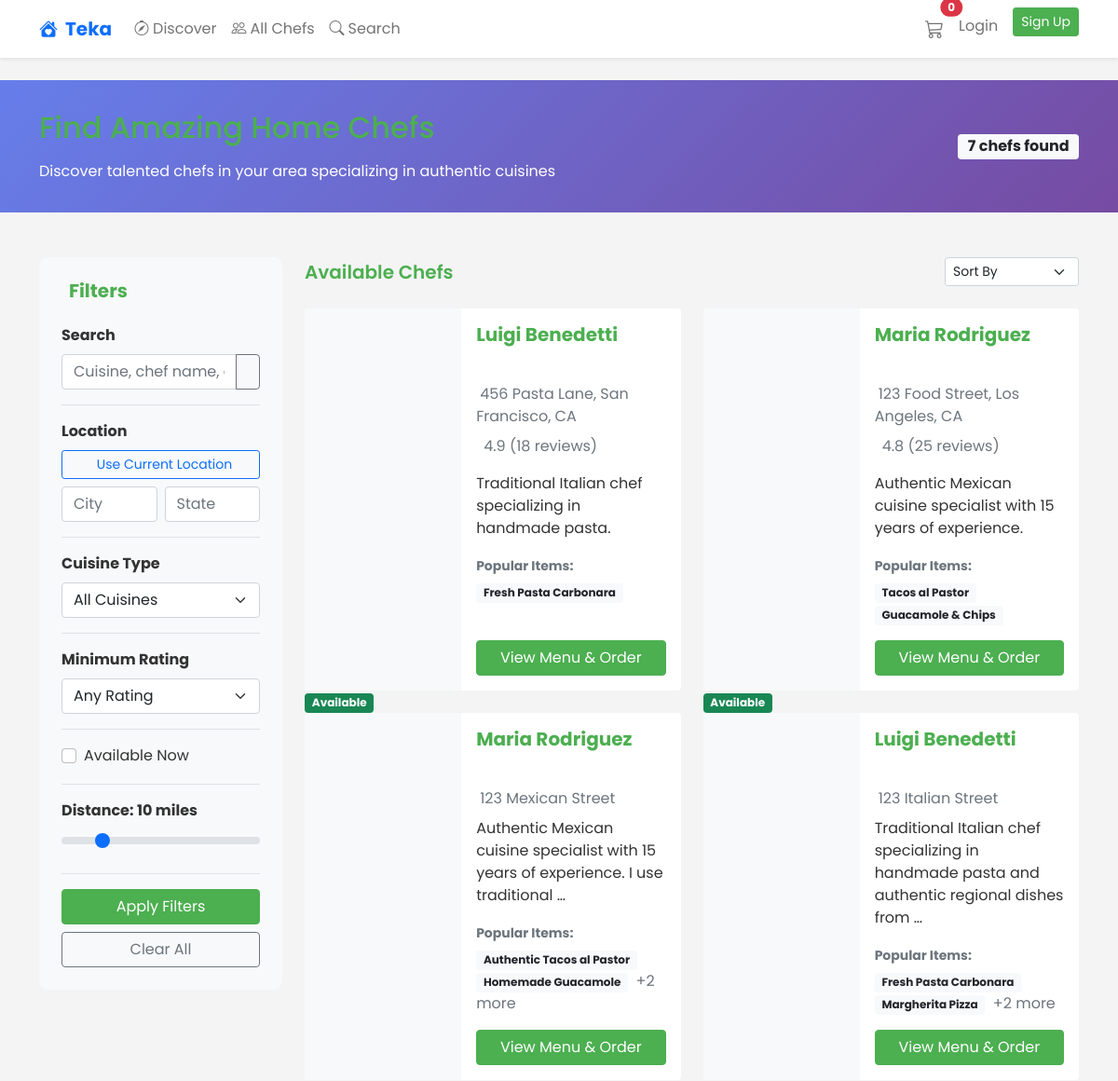
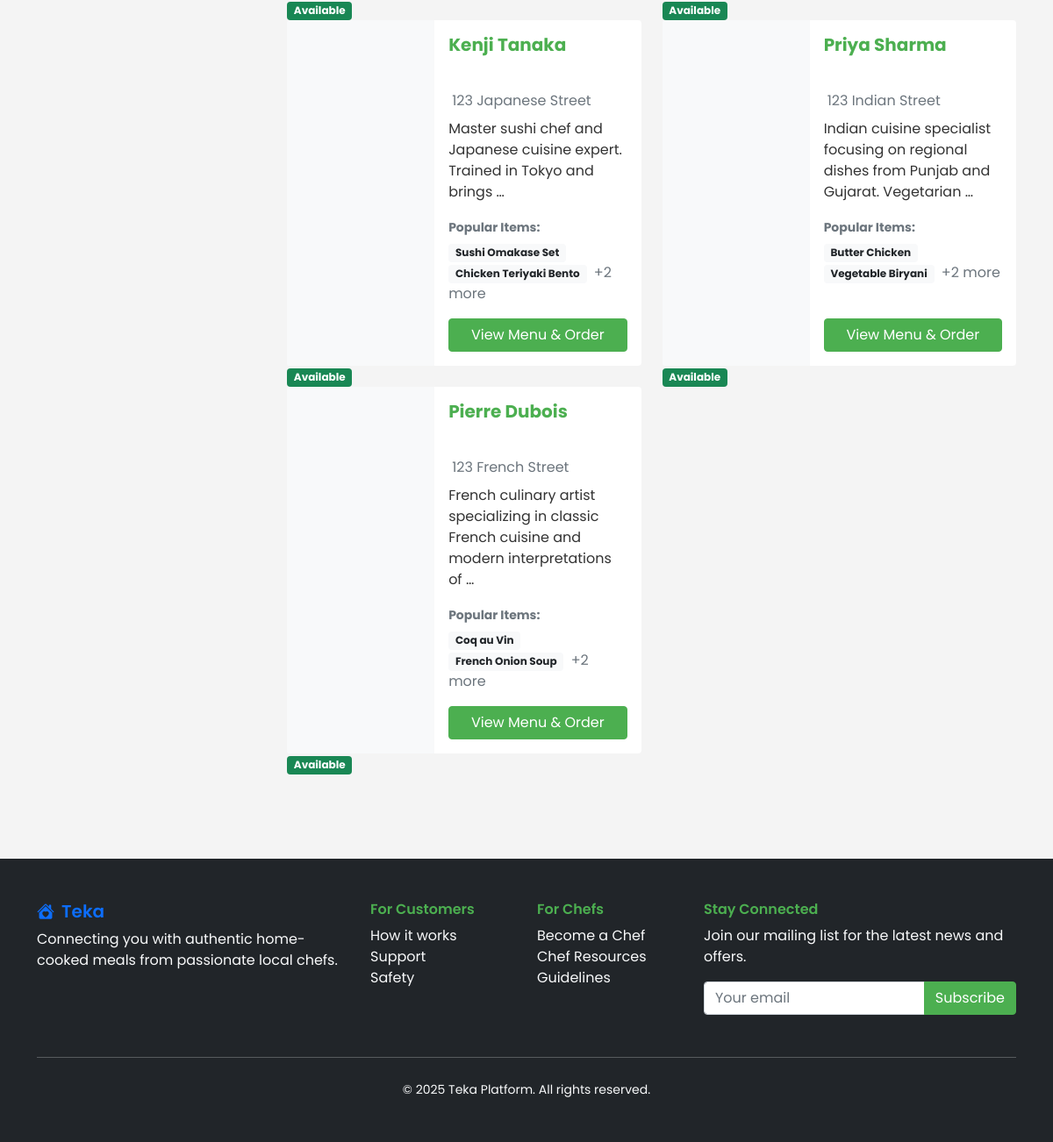
Screenshot of /chefs/ with the database file from the repository (2 pictures, top to bottom).
### core/models.py (models this page shows, shortened)
class ChefProfile(models.Model):
    user = models.OneToOneField(User, on_delete=models.CASCADE, related_name='chef_profile')
    bio = models.TextField(help_text="Chef's personal story and background")
    profile_picture = models.ImageField(upload_to='chef_profiles/', blank=True, null=True)
    header_image = models.ImageField(upload_to='chef_headers/', blank=True, null=True)
    latitude = models.FloatField(help_text="Chef's latitude coordinate")
    longitude = models.FloatField(help_text="Chef's longitude coordinate")
    address = models.CharField(max_length=255)
    instagram_url = models.URLField(blank=True, null=True)
    facebook_url = models.URLField(blank=True, null=True)
    tiktok_url = models.URLField(blank=True, null=True)
    instagram_embed_code = models.TextField(
        blank=True,
        null=True,
        help_text="Instagram embed iframe code for profile integration"
    )
    is_available = models.BooleanField(default=True, help_text="Currently accepting orders")
    delivery_radius_km = models.PositiveIntegerField(default=5, help_text="Delivery radius in kilometers")
    minimum_order_amount = models.DecimalField(
        max_digits=8,
        decimal_places=2,
        default=Decimal('0.00'),
        help_text="Minimum order amount required"
    )
    average_rating = models.DecimalField(
        max_digits=3,
        decimal_places=2,
        default=Decimal('0.00'),
        validators=[MinValueValidator(0), MaxValueValidator(5)]
    )
    total_reviews = models.PositiveIntegerField(default=0)
    stripe_account_id = models.CharField(max_length=255, blank=True, null=True)
    stripe_connected = models.BooleanField(default=False)
    is_verified = models.BooleanField(default=False)
    verification_documents = models.JSONField(default=dict, blank=True)
    created_at = models.DateTimeField(auto_now_add=True)
    updated_at = models.DateTimeField(auto_now=True)
    class Meta:
        indexes = [
            models.Index(fields=['is_available']),
            models.Index(fields=['is_verified']),
        ]

class User(AbstractUser):
    ROLE_CHOICES = [
        ('client', 'Client'),
        ('chef', 'Chef'),
        ('admin', 'Admin'),
    ]
    id = models.UUIDField(primary_key=True, default=uuid.uuid4, editable=False)
    role = models.CharField(max_length=10, choices=ROLE_CHOICES, default='client')
    phone_number = models.CharField(max_length=15, blank=True, null=True)
    created_at = models.DateTimeField(auto_now_add=True)
    updated_at = models.DateTimeField(auto_now=True)

class MenuItem(models.Model):
    CATEGORY_CHOICES = [
        ('appetizer', 'Appetizer'),
        ('main_course', 'Main Course'),
        ('dessert', 'Dessert'),
        ('beverage', 'Beverage'),
        ('side_dish', 'Side Dish'),
    ]
    id = models.UUIDField(primary_key=True, default=uuid.uuid4, editable=False)
    chef_profile = models.ForeignKey(ChefProfile, on_delete=models.CASCADE, related_name='menu_items')
    name = models.CharField(max_length=100)
    description = models.TextField()
    price = models.DecimalField(
        max_digits=8,
        decimal_places=2,
        validators=[MinValueValidator(Decimal('0.01'))]
    )
    category = models.CharField(max_length=20, choices=CATEGORY_CHOICES, default='main_course')
    image = models.ImageField(upload_to='menu_items/', blank=True, null=True)
    ingredients = models.JSONField(default=list, help_text="List of ingredients")
    allergens = models.JSONField(default=list, help_text="List of potential allergens")
    is_vegetarian = models.BooleanField(default=False)
    is_vegan = models.BooleanField(default=False)
    is_gluten_free = models.BooleanField(default=False)
    customization_options = models.JSONField(
        default=dict,
        blank=True,
        help_text="Available customizations (e.g., spice levels, protein choices)"
    )
    is_available = models.BooleanField(default=True)
    preparation_time_minutes = models.PositiveIntegerField(default=30)
    created_at = models.DateTimeField(auto_now_add=True)
    updated_at = models.DateTimeField(auto_now=True)
    class Meta:
        indexes = [
            models.Index(fields=['chef_profile', 'is_available']),
            models.Index(fields=['category']),
        ]

### client_portal/views.py (the view, shortened to what this page needs)
# urls.py: path('chefs/', views.chef_list, name='chef_list'),
def chef_list(request):
    chefs = ChefProfile.objects.filter(
        is_verified=True
    ).select_related('user').prefetch_related('menu_items')
    query = request.GET.get('q', '')
    city = request.GET.get('city', '')
    state = request.GET.get('state', '')
    cuisine = request.GET.get('cuisine', '')
    rating = request.GET.get('rating', '')
    available_now = request.GET.get('available_now', '')
    if city:
        chefs = chefs.filter(address__icontains=city)
    if state:
        chefs = chefs.filter(address__icontains=state)
    if cuisine:
        chefs = chefs.filter(cuisine_specialty__icontains=cuisine)
    if available_now:
        chefs = chefs.filter(is_available=True)
    if rating:
        try:
            min_rating = float(rating)
            chefs = chefs.filter(average_rating__gte=min_rating)
        except (ValueError, TypeError):
            pass
    sort_by = request.GET.get('sort', '')
    if sort_by == 'rating':
        chefs = chefs.order_by('-average_rating', '-total_reviews')
    elif sort_by == 'reviews':
        chefs = chefs.order_by('-total_reviews')
    else:
        chefs = chefs.order_by('-average_rating', '-is_available')
    paginator = Paginator(chefs, 12)
    page_number = request.GET.get('page')
    page_obj = paginator.get_page(page_number)
    context = {
        'chefs': page_obj,
        'page_obj': page_obj,
        'is_paginated': page_obj.has_other_pages(),
        'query': query,
    }
    return render(request, 'client_portal/chef_list.html', context)

### client_portal/templates/client_portal/chef_list.html (shortened to what this page needs)
{% extends "client_portal/base.html" %}
{% load static %}
{% block content %}
<section class="search-header">
    <div class="container">
        <div class="row align-items-center">
            <div class="col-lg-8">
                <h1 class="h2 mb-3">Find Amazing Home Chefs</h1>
                <p class="mb-0">Discover talented chefs in your area specializing in authentic cuisines</p>
            </div>
            <div class="col-lg-4">
                <div class="text-lg-end">
                    <span class="badge bg-light text-dark fs-6">
                        {{ chefs|length }} chef{{ chefs|length|pluralize }} found
                    </span>
                </div>
            </div>
        </div>
    </div>
</section>
<div class="container my-5">
    <div class="row">
        <div class="col-lg-3 mb-4">
            <div class="search-filters p-4 sticky-top" style="top: 2rem;">
                <h5 class="fw-bold mb-4">
                    Filters
                </h5>
                <form method="GET" id="filter-form">
                    <div class="filter-section">
                        <label for="search" class="form-label fw-bold">Search</label>
                        <div class="input-group">
                            <input type="text" class="form-control" id="search" name="q"
                                   value="{{ request.GET.q }}" placeholder="Cuisine, chef name, dish...">
                            <button type="submit" class="btn btn-outline-secondary">
                            </button>
                        </div>
                    </div>
                    <div class="filter-section">
                        <label class="form-label fw-bold">Location</label>
                        <button type="button" class="btn btn-outline-primary btn-sm w-100 mb-2" onclick="getCurrentLocation()">
                            Use Current Location
                        </button>
                        <div class="row g-2">
                            <div class="col-6">
                                <input type="text" class="form-control" name="city"
                                       value="{{ request.GET.city }}" placeholder="City">
                            </div>
                            <div class="col-6">
                                <input type="text" class="form-control" name="state"
                                       value="{{ request.GET.state }}" placeholder="State">
                            </div>
                        </div>
                    </div>
                    <div class="filter-section">
                        <label class="form-label fw-bold">Cuisine Type</label>
                        <select class="form-select" name="cuisine">
                            <option value="">All Cuisines</option>
                        </select>
                    </div>
                    <div class="filter-section">
                        <label class="form-label fw-bold">Minimum Rating</label>
                        <select class="form-select" name="rating">
                            <option value="">Any Rating</option>
                        </select>
                    </div>
                    <div class="filter-section">
                        <div class="form-check">
                            <input class="form-check-input" type="checkbox" name="available_now"
                                   value="1" {% if request.GET.available_now %}checked{% endif %}>
                            <label class="form-check-label">
                                Available Now
                            </label>
                        </div>
                    </div>
                    <div class="filter-section">
                        <label for="distance" class="form-label fw-bold">
                            Distance: <span id="distance-value">{{ request.GET.distance|default:"10" }} miles</span>
                        </label>
                        <input type="range" class="form-range" id="distance" name="distance"
                               min="1" max="50" value="{{ request.GET.distance|default:10 }}"
                               oninput="document.getElementById('distance-value').textContent = this.value + ' miles'">
                    </div>
                    <button type="submit" class="btn btn-primary w-100">Apply Filters</button>
                    <a href="{% url 'client_portal:chef_list' %}" class="btn btn-outline-secondary w-100 mt-2">Clear All</a>
                </form>
            </div>
        </div>
        <div class="col-lg-9">
            <div class="d-flex justify-content-between align-items-center mb-4">
                <div>
                    <h5 class="mb-0">Available Chefs</h5>
                </div>
                <div>
                    <select class="form-select form-select-sm" name="sort" onchange="this.form.submit()">
                        <option value="">Sort By</option>
                    </select>
                </div>
            </div>
            <div class="chef-grid">
                {% if chefs %}
                    <div class="row g-4">
                        {% for chef in chefs %}
                        <div class="col-lg-6">
                            <div class="card chef-card h-100">
                                <div class="row g-0 h-100">
                                    <div class="col-md-5">
                                        {% if chef.profile_image %}
                                            <img src="{{ chef.profile_image.url }}"
                                                 class="img-fluid rounded-start h-100 w-100"
                                                 alt="{{ chef.user.get_full_name }}"
                                                 style="object-fit: cover;">
                                        {% else %}
                                            <div class="bg-light h-100 d-flex align-items-center justify-content-center rounded-start">
                                            </div>
                                        {% endif %}
                                        {% if chef.is_available %}
                                            <span class="availability-badge badge bg-success">Available</span>
                                        {% else %}
                                            <span class="availability-badge badge bg-secondary">Offline</span>
                                        {% endif %}
                                    </div>
                                    <div class="col-md-7">
                                        <div class="card-body d-flex flex-column h-100">
                                            <div>
                                                <h5 class="card-title fw-bold">{{ chef.user.get_full_name }}</h5>
                                                <p class="text-muted mb-2">
                                                </p>
                                                <p class="text-muted mb-2">
                                                    {{ chef.address }}
                                                </p>
                                {% if chef.average_rating %}
                                <div class="mb-3">
                                    <span class="text-muted ms-2">
                                        {{ chef.average_rating|floatformat:1 }} ({{ chef.total_reviews }} reviews)
                                    </span>
                                </div>
                                {% endif %}                                                <p class="card-text">{{ chef.bio|truncatewords:12 }}</p>
                                                {% if chef.menu_items.count > 0 %}
                                                <div class="mb-3">
                                                    <small class="text-muted fw-bold">Popular Items:</small>
                                                    <div class="mt-1">
                                                        {% for item in chef.menu_items.all|slice:":2" %}
                                                            <span class="badge bg-light text-dark me-1">{{ item.name }}</span>
                                                        {% endfor %}
                                                        {% if chef.menu_items.count > 2 %}
                                                            <span class="text-muted">+{{ chef.menu_items.count|add:"-2" }} more</span>
                                                        {% endif %}
                                                    </div>
                                                </div>
                                                {% endif %}
                                            </div>
                                            <div class="mt-auto">
                                                <a href="{% url 'client_portal:chef_detail' chef.user.id %}"
                                                   class="btn btn-primary w-100">
                                                    View Menu & Order
                                                </a>
                                            </div>
                                        </div>
                                    </div>
                                </div>
                            </div>
                        </div>
                        {% endfor %}
                    </div>
                {% endif %}
            </div>
        </div>
    </div>
</div>
{% endblock %}

### rows the page displays
ChefProfile: is_available "Available", user.get_full_name "Luigi Benedetti", address "456 Pasta Lane, San Francisco, CA", average_rating "4.9", total_reviews "18", bio "Traditional Italian chef specializing in handmade pasta."
MenuItem: name "Fresh Pasta Carbonara"
ChefProfile: is_available "Available", user.get_full_name "Maria Rodriguez", address "123 Food Street, Los Angeles, CA", average_rating "4.8", total_reviews "25", bio "Authentic Mexican cuisine specialist with 15 years of experience."
MenuItem: name "Tacos al Pastor"
MenuItem: name "Guacamole & Chips"
ChefProfile: is_available "Available", user.get_full_name "Maria Rodriguez", address "123 Mexican Street", bio "Authentic Mexican cuisine specialist with 15 years of experience. I use traditional …", menu_items.count|add "2"
MenuItem: name "Authentic Tacos al Pastor"
MenuItem: name "Homemade Guacamole"
ChefProfile: is_available "Available", user.get_full_name "Luigi Benedetti", address "123 Italian Street", bio "Traditional Italian chef specializing in handmade pasta and authentic regional dishes from …", menu_items.count|add "2"
MenuItem: name "Fresh Pasta Carbonara"
MenuItem: name "Margherita Pizza"
ChefProfile: is_available "Available", user.get_full_name "Kenji Tanaka", address "123 Japanese Street", bio "Master sushi chef and Japanese cuisine expert. Trained in Tokyo and brings …", menu_items.count|add "2"
MenuItem: name "Sushi Omakase Set"
MenuItem: name "Chicken Teriyaki Bento"
ChefProfile: is_available "Available", user.get_full_name "Priya Sharma", address "123 Indian Street", bio "Indian cuisine specialist focusing on regional dishes from Punjab and Gujarat. Vegetarian …", menu_items.count|add "2"
MenuItem: name "Butter Chicken"
MenuItem: name "Vegetable Biryani"
ChefProfile: is_available "Available", user.get_full_name "Pierre Dubois", address "123 French Street", bio "French culinary artist specializing in classic French cuisine and modern interpretations of …", menu_items.count|add "2"
MenuItem: name "Coq au Vin"
MenuItem: name "French Onion Soup"

### other values shown
{{ chefs|length }} "7"
{{ request.GET.distance|default:"10" }} "10"
